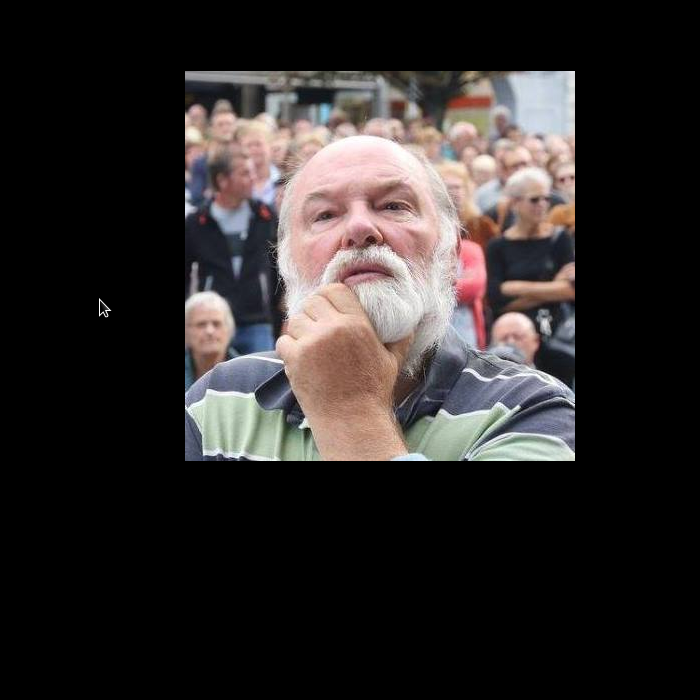
#> input picture Telephone/Contact/1307891792.png, 700 x 700 px
$ python testborder.py
#> lines starting #> are read from the running program, lines starting #| are printed output that depends on the picture; after the words box and inside, x2 and y2 are one past the last pixel; in counts of white or black regions, pixels touching at a corner belong together
#> further down, image is the input picture: shape (700, 700, 3); mean B, G, R 41.8, 42.5, 47.2
#!/usr/bin/env python3
# -*- coding: utf-8 -*-
"""
Created on Wed Jul  5 18:33:09 2023

@author: meme
"""

import cv2
import numpy as np

def remove_black_borders(image):
    # Convert image to grayscale
    gray = cv2.cvtColor(image, cv2.COLOR_BGR2GRAY)
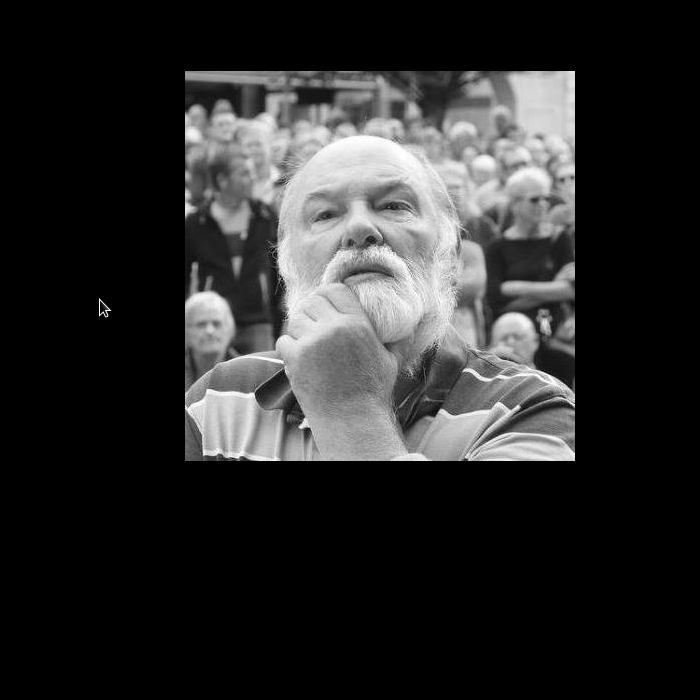
#> gray: shape (700, 700); min 0, max 255, mean 43.9

    # Apply binary thresholding
    _, threshold = cv2.threshold(gray, 1, 255, cv2.THRESH_BINARY)
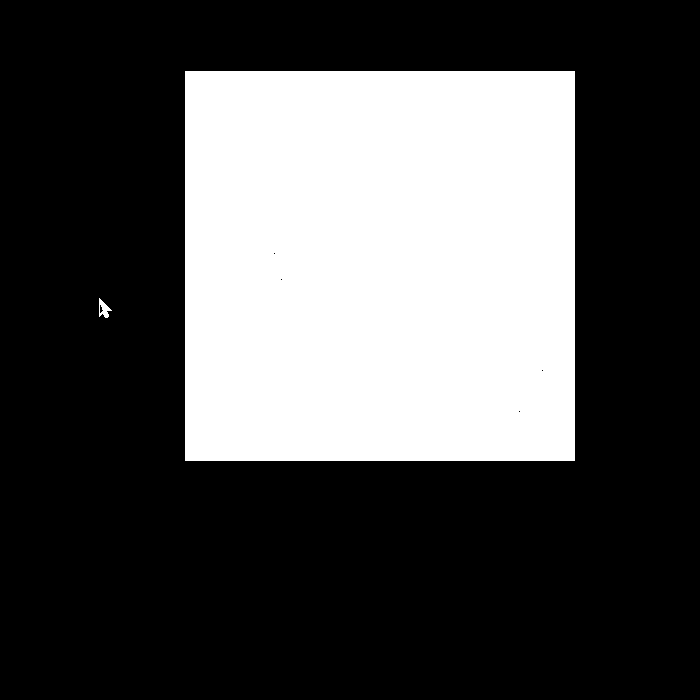
#> threshold: shape (700, 700); 31.1% white; 2 white regions

    # Find contours
    contours, _ = cv2.findContours(threshold, cv2.RETR_EXTERNAL, cv2.CHAIN_APPROX_SIMPLE)
#> contours = 2 contours; box (x1, y1, x2, y2) and area: (185, 71, 575, 461) 151321, (99, 298, 112, 318) 116

    # Find the largest contour
    largest_contour = max(contours, key=cv2.contourArea)
#> largest_contour = [[185, 71], [185, 460], [574, 460], [574, 71]]

    # Calculate the bounding rectangle of the contour
    x, y, w, h = cv2.boundingRect(largest_contour)
#> x = 185; y = 71; w = 390; h = 390

    # Crop the image to remove the black borders
    cropped_image = image[y:y+h, x:x+w]
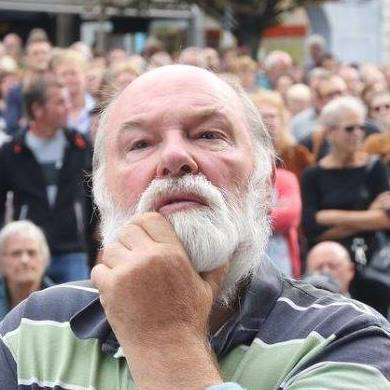
#> cropped_image: shape (390, 390, 3); mean B, G, R 134.7, 137, 152

    return cropped_image

# Load the image
image = cv2.imread('./1307891792.png')

# Remove black borders
cropped_image = remove_black_borders(image)

# Display the original and cropped images
cv2.imshow('Original Image', image)
cv2.imshow('Cropped Image', cropped_image)
cv2.waitKey(0)
cv2.destroyAllWindows()
